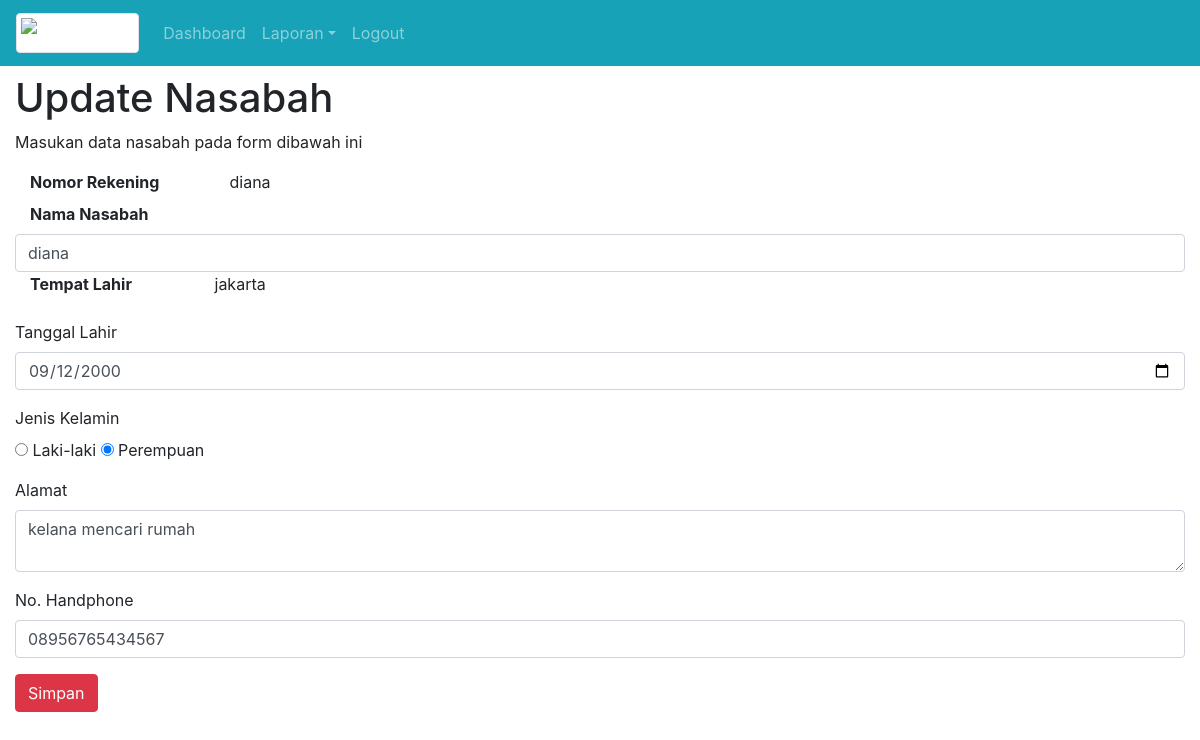
/index.php?modul=NasabahDetail&NoRekening=diana (signed in), run on the app's committed database.
### tables this page shows
CREATE TABLE `datanasabah` (
  `NoRekening` char(11) NOT NULL,
  `NamaNasabah` varchar(150) NOT NULL,
  `JenisKelamin` enum('L','P') NOT NULL,
  `TempatLahir` varchar(150) NOT NULL,
  `TanggalLahir` date NOT NULL,
  `NoHandphone` varchar(20) NOT NULL,
  `AlamatNasabah` mediumtext NOT NULL,
  `tglDaftar` datetime NOT NULL DEFAULT current_timestamp()
);

### NasabahDetail.php (the view)
<?php
$NomorRekening=$_GET['NoRekening'];
$sqlNasabah=mysqli_query($koneksi,"SELECT * FROM dataNasabah WHERE NoRekening='$NomorRekening'");
$dataNasabah=mysqli_fetch_array($sqlNasabah,MYSQLI_ASSOC);
if($dataNasabah['JenisKelamin']=='L') {$laki='checked'; $perempuan=null;}
else {$perempuan='checked' ; $laki=null;}
?>
<h1>Update Nasabah</h1>
<p>Masukan data nasabah pada form dibawah ini</p>
<form method="POST" action="index.php?modul=NasabahUpdate">
	<div class="">
		<label class="col-md-2 font-weight-bold">Nomor Rekening</label>
		<label class="col-md-8"><?php echo $dataNasabah['NoRekening'];?></label>
	</div>
	<div class="form-group">
		<label class="col-md-2 font-weight-bold">	Nama Nasabah</label>
		<input type="text" class="form-control" value="<?php echo $dataNasabah['NamaNasabah'];?>"  name="TxtNamaNasabah"  autocomplete="off" required/>
	<div>
	<div class="form-group">
		<label class="col-md-2 font-weight-bold">Tempat Lahir	</label>
		<label><?=$dataNasabah['TempatLahir'];?></label>
	</div>
	<div class="form-group">
		<label>	Tanggal Lahir</label>
		<input type="date" class="form-control" value="<?php echo $dataNasabah['TanggalLahir'];?>"  name="TxtTanggalLahir"  autocomplete="off" required/>
	</div>
	<div class="form-group">
		<label>Jenis Kelamin</label>
		<div>
			<input type="radio" value="L" <?php echo $laki;?> name="TxtJenisKelamin"> Laki-laki
			<input type="radio" value="P" <?php echo $perempuan;?> name="TxtJenisKelamin"> Perempuan
		</div>
	</div>
	<div class="form-group">
		<label>Alamat</label>
		<textarea class="form-control" name="TxtAlamat"><?php echo $dataNasabah['AlamatNasabah'];?></textarea>
	</div>
	<div class="form-group">
		<label>	No. Handphone</label>
		<input type="text" class="form-control" value="<?php echo $dataNasabah['NoHandphone'];?>" name="TxtNoHandphone"  autocomplete="off" required/>
	</div>
	<div class="form-group">
			<button type="submit" class="btn btn-danger">Simpan</button>
	</div>
</form>

### data on the page
datanasabah: NoRekening "diana", TxtNamaNasabah "diana", TempatLahir "jakarta", TxtTanggalLahir "09/12/2000", TxtAlamat "kelana mencari rumah", TxtNoHandphone "08956765434567"
